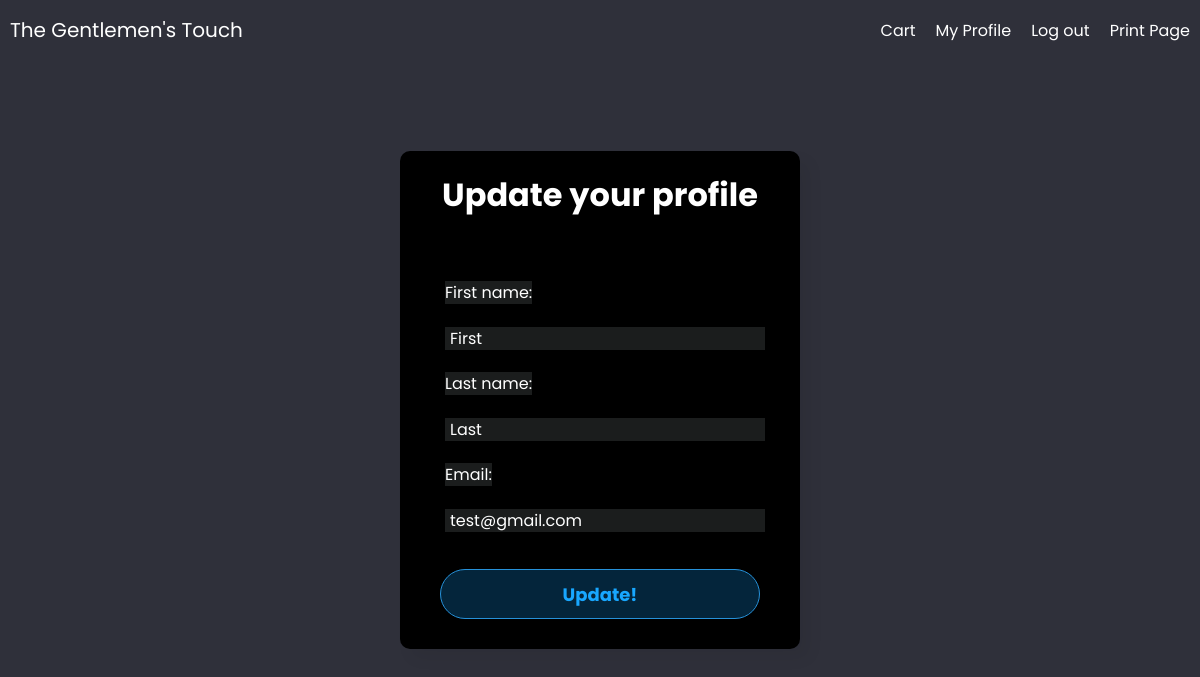
/User/update/3 (signed in), run on the app's committed database.
### tables this page shows
CREATE TABLE `user` (
  `user_id` int(11) NOT NULL,
  `email` varchar(254) NOT NULL,
  `first_name` varchar(50) NOT NULL,
  `last_name` varchar(50) NOT NULL,
  `password_hash` varchar(63) NOT NULL,
  `role` tinyint(4) NOT NULL DEFAULT 0 COMMENT 'o is for customer, 1 is for admin, 2 is for supervisor and 3 is for employee',
  `street_name` varchar(30) DEFAULT NULL,
  `street_number` varchar(10) DEFAULT NULL,
  `city` varchar(30) DEFAULT NULL,
  `province` varchar(30) DEFAULT NULL,
  `country` varchar(30) DEFAULT NULL,
  `postal_code` varchar(10) DEFAULT NULL
);

### app/core/App.php (called while the page is built, shortened)
<?php
		class App {
			private $method = 'index';
			public function __construct() {
				$url = self::parseUrl();
				if (isset($url[0])) {
					unset($url[0]);
				}
				$this->controller = new $this->controller;
				if (isset($url[1])) {
					if (method_exists($this->controller, $url[1]))
						$this->method = $url[1];
					unset($url[1]);
				}
				$this->params = $url ? array_values($url) : [];
				call_user_func_array([$this->controller, $this->method], $this->params);
			}
			private static function parseUrl() {
				if (isset($_GET['url'])) {
					return explode('/',
						filter_var(
							rtrim($_GET['url'], '/'),
							FILTER_SANITIZE_URL)
					);
				}
			}
		}

### index.php (called while the page is built, shortened)
<?php
    new \app\core\App();

### app/models/User.php (called while the page is built, shortened)
<?php
        class User extends \app\core\Model {
            function getById($user_id) {
                $SQL = 'SELECT * FROM user WHERE user_id = :user_id';
                $STMT = self::$_connection->prepare($SQL);
                $STMT->execute(['user_id'=>$user_id]);
                $STMT->setFetchMode(\PDO::FETCH_CLASS, "app\models\User");
                return $STMT->fetch();
            }
        }

### app/core/DBConnection.php (called while the page is built, shortened)
<?php
		class DBConnection {
			static $connection = null;
			private function __construct() {
				if (self::$connection == null) {
					$host = 'localhost';
					$DBname = 'sysdev';
					$user = 'root';
					$password = '';
					self::$connection = new \PDO("mysql:host=$host;dbname=$DBname", $user, $password);
				}
			}
			public static function getInstance() {
				return self::$connection;
			}
		}

### app/views/User/update.php (the view, shortened to what this page needs)
<html>
    <head>
        <link rel="stylesheet" type="text/css" href="/app/public/css/navbar.css">
		<link rel="stylesheet" type="text/css" href="/app/public/css/adminupdate.css">
    </head>
    <body style = 'overflow:scroll;'>
        <div class='container' >
            <h1 id="title">Update your profile</h1><br>
            <form method='post' action='' enctype = 'multipart/form-data'>
                <label class='form-label'>First name:<input type='text' name='first_name' class='form-control' value='<?= $data->first_name ?>' /></label>
                <label class='form-label'>Last name:<input type='text' name='last_name' class='form-control' value='<?= $data->last_name ?>' /></label> <br>
                <label class='form-label'>Email:<input type='text' name='email' class='form-control' value='<?= $data->email ?>' readonly /></label><br>
                <input class = 'signup-link' type="submit" name='action' value='Update!' class='form-control' />
            </form>
        </div>
    </body>
</html>

### app/public/css/navbar.css (style rules this page uses)
* { box-sizing: border-box; padding: 0; margin: 0; }
body { font-family: sans-serif; }

### app/public/css/adminupdate.css (style rules this page uses)
* { margin: 0; padding: 0; box-sizing: border-box; font-family: "Poppins", sans-serif; }
body { margin: 0; padding: 0; background: rgba(47,48,58,1); height: 100vh; overflow: scroll; }
.container { position: absolute; top: 50%; left: 50%; transform: translate(-50%, -50%); width: 400px; background: rgb(0, 0, 0); border-radius: 10px; box-shadow: 10px 10px 15px rgba(0,0,0,0.05); }
.container h1 { text-align: center; padding: 20px 0; }
.container form { padding: 0 40px; box-sizing: fixed; }
form .form-label { position: relative; margin: 30px 0; }
.form-label input { color: #ffffff; width: 100%; padding: 0 5px; height: 66px; font-size: 16px; border: none; background: none; outline: none; }
form label { position: absolute; background-color: #1b1d1d; top: 50%; left: 5px; color: #ffffff; transform: translateY(-50%); font-size: 16px; }
input[type="submit"] { margin-top: 1rem; width: 100%; height: 50px; border: 1px solid #2691d9; background: #04253b; border-radius: 25px; font-size: 18px; color: #18a7ff; font-weight: 700; }
.signup-link { margin: 30px 0; text-align: center; font-size: 16px; color: #666666; }
#title { margin-bottom: 1rem; color:#ffff; }

### data on the page
user: first_name "First", last_name "Last", email "test@gmail.com"
